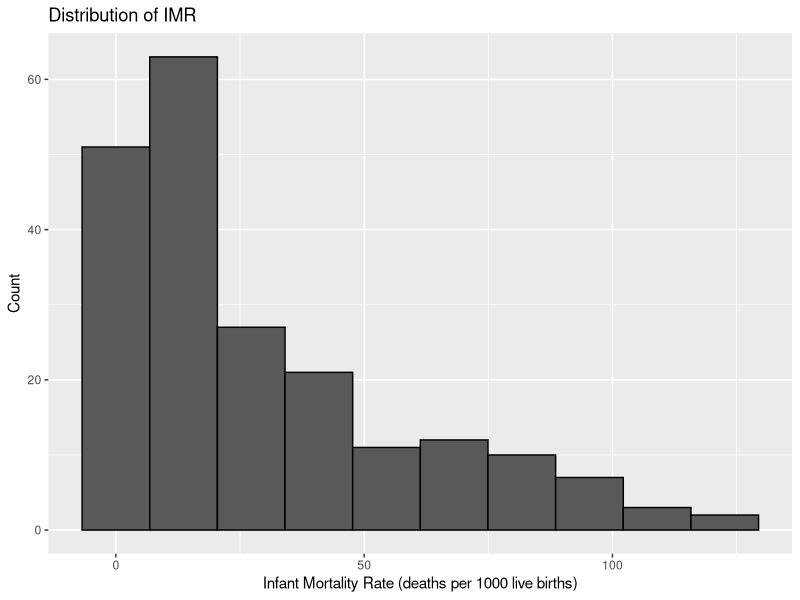
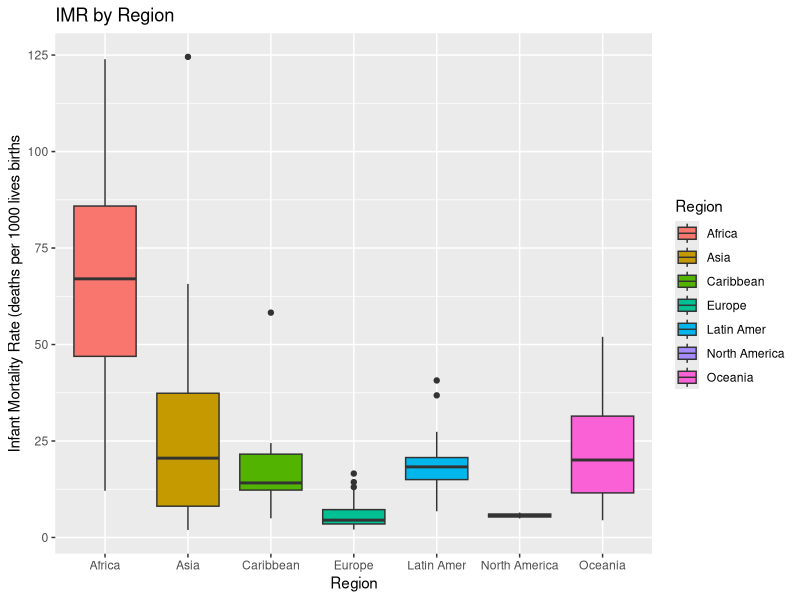
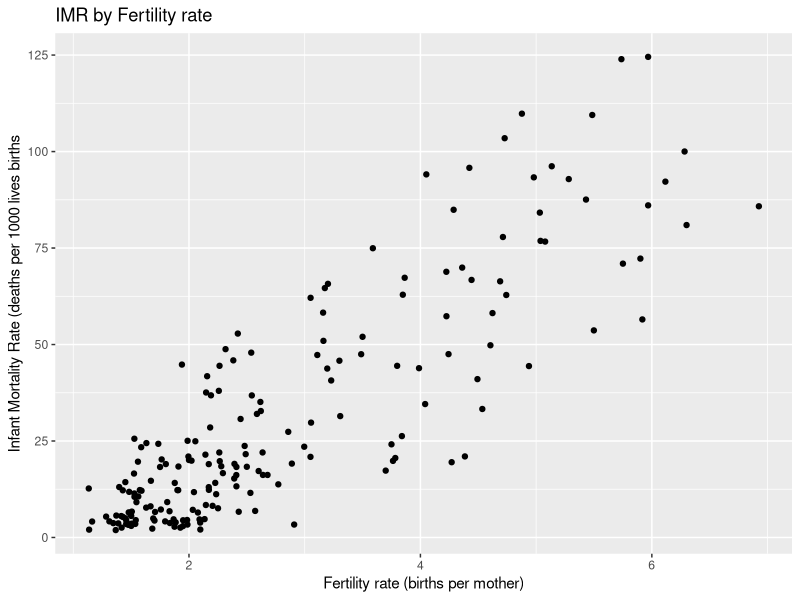
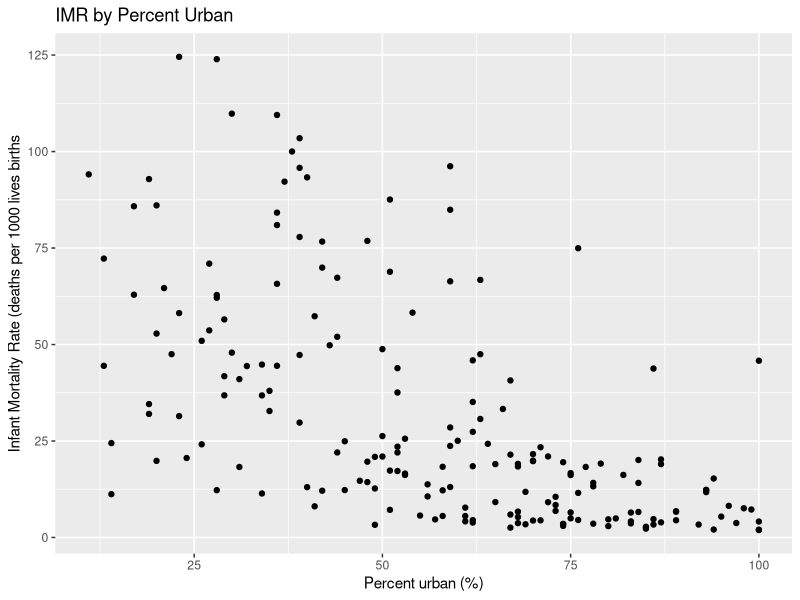
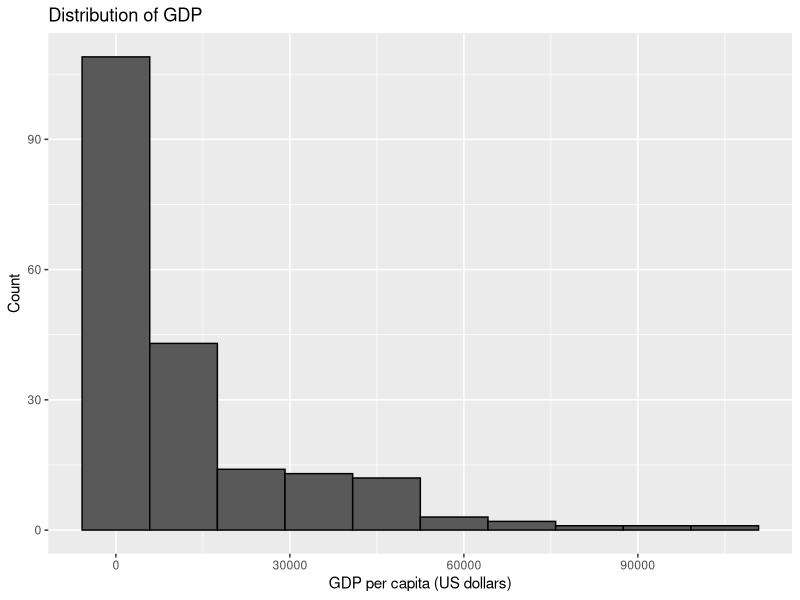
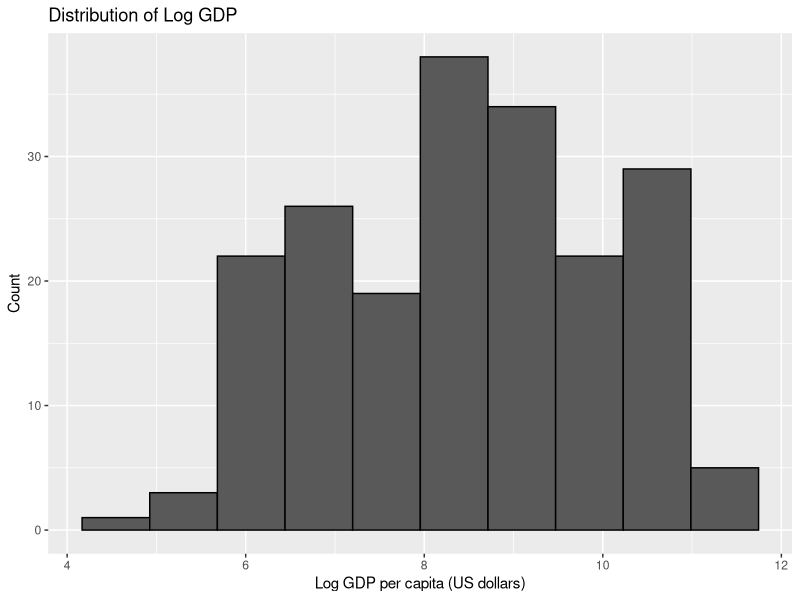
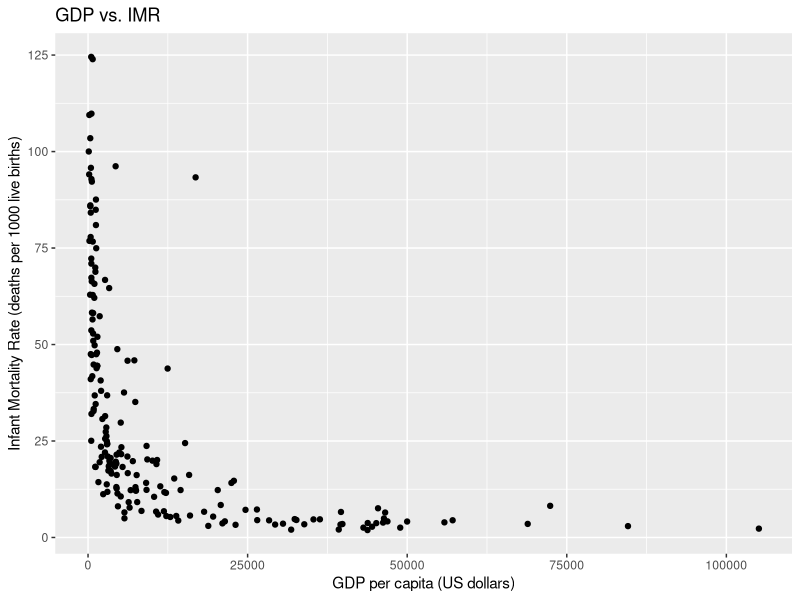
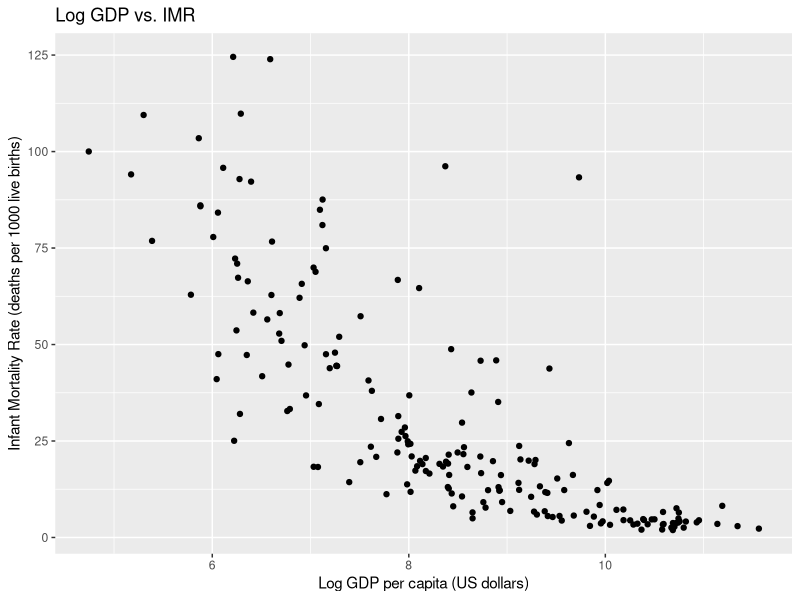

These figures' R source, in order:
## ---- chunk 1
knitr::opts_chunk$set(echo = TRUE, warning = FALSE, message = FALSE)
## ---- chunk 2
library(tidyverse)
# install.packages("car")
library(car)
data(UN)
# ?UN # run this line for details on the dataframe
## ---- chunk 3
UN %>%
  ggplot(aes(infantMortality)) +
  geom_histogram(bins = 10, col = "black") +
  labs(x = "Infant Mortality Rate (deaths per 1000 live births)", y = "Count", title = "Distribution of IMR")

UN %>% pull(infantMortality) %>% summary()
## ---- chunk 4
UN %>%
  filter(!is.na(region)) %>%
  filter(region != "NorthAtlantic") %>%
  mutate(Region = region) %>% # so that the legend title is capitalized
  ggplot(aes(Region, infantMortality, fill = Region)) +
  geom_boxplot() +
  labs(x = "Region", title = "IMR by Region", y = "Infant Mortality Rate (deaths per 1000 lives births")
## ---- chunk 5
UN %>%
  ggplot(aes(fertility, infantMortality)) +
  geom_point() +
  labs(x = "Fertility rate (births per mother)", y = "Infant Mortality Rate (deaths per 1000 lives births", title = "IMR by Fertility rate")

# optionally, compute correlation
cor(UN %>% pull(fertility), UN %>% pull(infantMortality), use = "complete.obs")
## ---- chunk 6
UN %>%
  ggplot(aes(pctUrban, infantMortality)) +
  geom_point()  +
  labs(x = "Percent urban (%)", y = "Infant Mortality Rate (deaths per 1000 lives births", title = "IMR by Percent Urban")

# optionally, compute correlation
cor(UN %>% pull(pctUrban), UN %>% pull(infantMortality), use = "complete.obs")
## ---- chunk 7
UN %>%
  ggplot(aes(ppgdp)) +
  geom_histogram(bins = 10, col = "black") +
  labs(x = "GDP per capita (US dollars)", y = "Count", title = "Distribution of GDP")

UN %>% pull(ppgdp) %>% summary()
## ---- chunk 8
UN %>%
  ggplot(aes(log(ppgdp))) +
  geom_histogram(bins = 10, col = "black") +
  labs(x = "Log GDP per capita (US dollars)", y = "Count", title = "Distribution of Log GDP")
## ---- chunk 9
UN %>%
  ggplot(aes(ppgdp, infantMortality)) +
  geom_point() +
  labs(x = "GDP per capita (US dollars)", y = "Infant Mortality Rate (deaths per 1000 live births)", title = "GDP vs. IMR") 
## ---- chunk 10
UN %>%
  ggplot(aes(log(ppgdp), infantMortality)) +
  geom_point() +
  labs(x = "Log GDP per capita (US dollars)", y = "Infant Mortality Rate (deaths per 1000 live births)", title = "Log GDP vs. IMR")
## ---- chunk 11
mod <- lm(data = UN, infantMortality ~ ppgdp)
summary(mod)
confint(mod)
## ---- chunk 12
mod2 <- lm(data = UN, infantMortality ~ I(ppgdp/10000))
summary(mod2)
confint(mod2)
## ---- chunk 13
# point estimates
coef(mod)
coef(mod2)

# confidence intervals
confint(mod)
confint(mod2)

# p-values
summary(mod)$coefficients[2,4]
summary(mod2)$coefficients[2,4]
## ---- chunk 14
mod3 <- lm(data = UN, infantMortality ~ log2(ppgdp))
summary(mod3)
confint(mod3)
